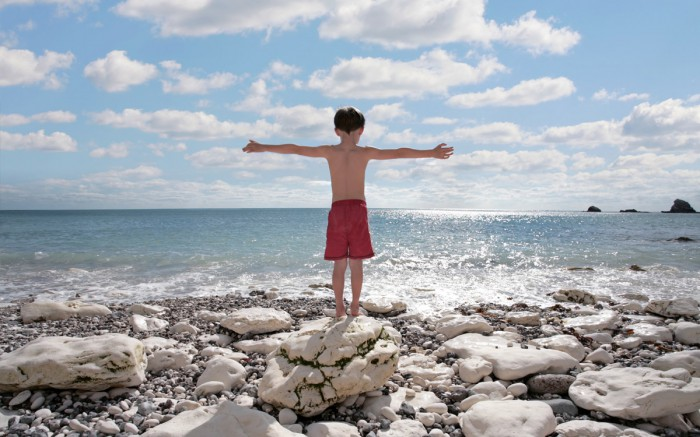
//> input picture hw6/boring.jpg, 700 x 437 px
$ ./negative   (built with g++ and OpenCV 4)
//> lines starting //> are read from the running program, lines starting //| are printed output that depends on the picture
#include <iostream>
#include <filesystem>
#include <opencv2/core.hpp>
#include <opencv2/imgcodecs.hpp>
#include <opencv2/highgui.hpp>
using namespace std;

int main()
{
    cv::Mat boring = cv::imread("./boring.jpg", cv::IMREAD_GRAYSCALE);
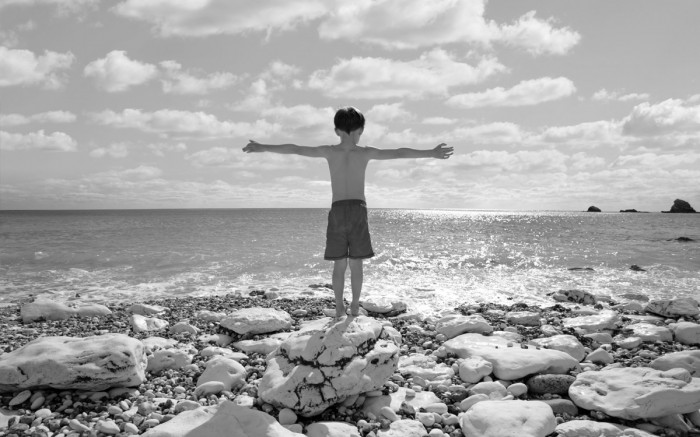
//> boring: 437 rows x 700 cols, CV_8UC1; min 0, max 255, mean 165.8
    cv::Mat boringneg = boring;

    if(!boring.empty())
    {
        cv::imwrite("./boring_bw.jpg", boring);
        cv::imshow("Boring", boring);
        cv::imshow("negBoring", boringneg);
        cv::waitKey(100);
    }
    else
    {
        cout << "Image not found " << endl;
    }

    for(int i = 0; i < boringneg.rows; i++)
    {
        cv::imshow("negBoring", boringneg);
        cv::waitKey(5);
        for(int j = 0; j < boringneg.cols; j++)
        {
            boringneg.at<unsigned char>(i,j) = 255 - boringneg.at<unsigned char>(i,j);
        }
    }
//> this loop made 437 passes
//> pass 2, `cv::imshow("negBoring", boringneg);`:
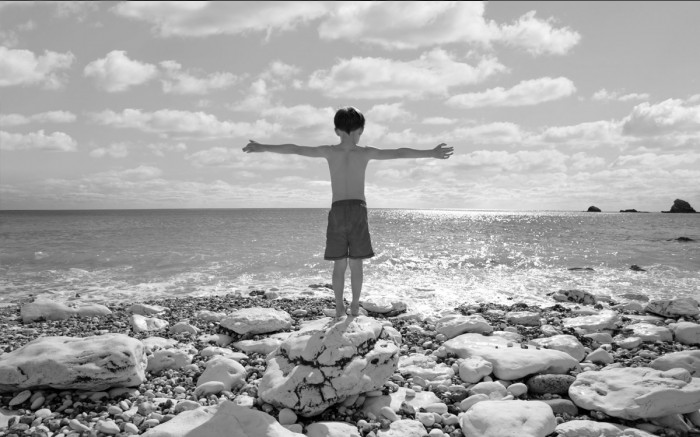
//> window 'negBoring': 437 rows x 700 cols, CV_8UC1; min 0, max 255, mean 165.5
//> after the loop:
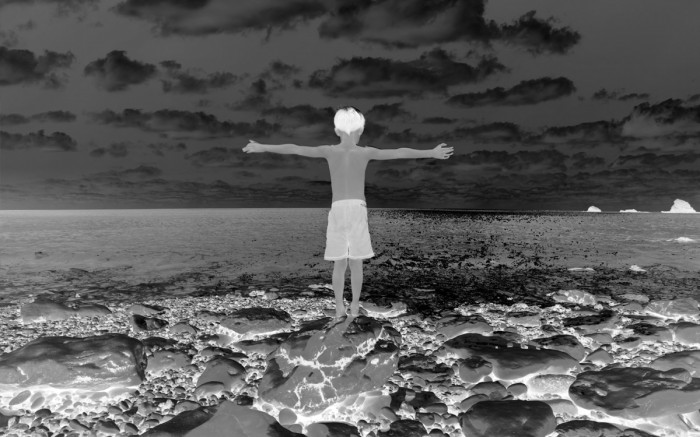
//> boringneg: 437 rows x 700 cols, CV_8UC1; min 0, max 255, mean 89.2

    if(!boringneg.empty())
    {
        cv::imwrite("./boring_bw_neg.jpg", boringneg);
    }
    else
    {
        cout << "Did not write and empty file" << endl;
    }
    cv::waitKey(0);
}
